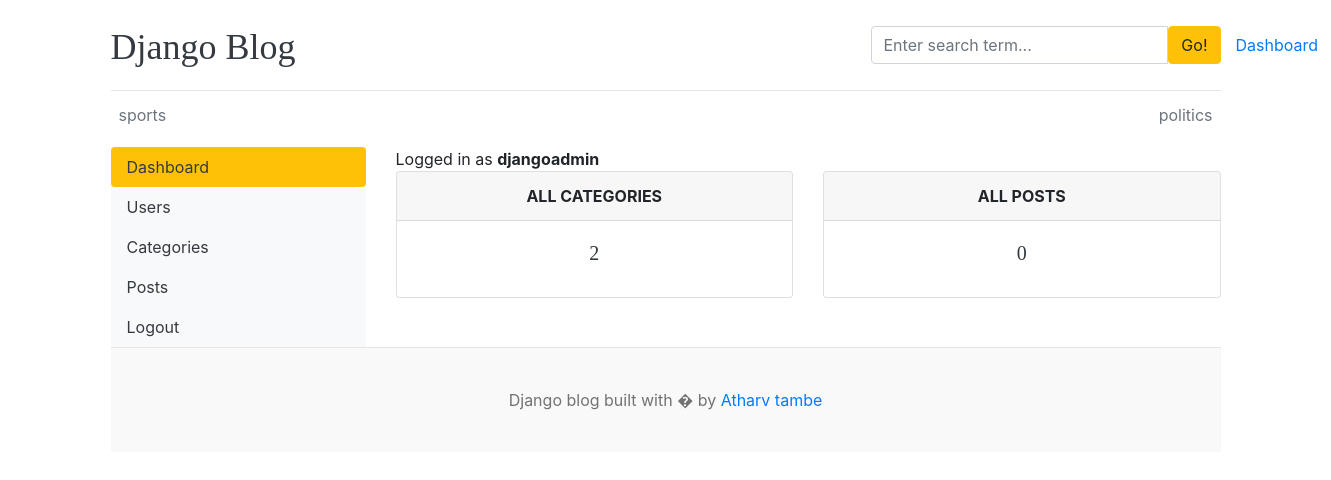
The app's page /dashboards/ (signed in), older data.
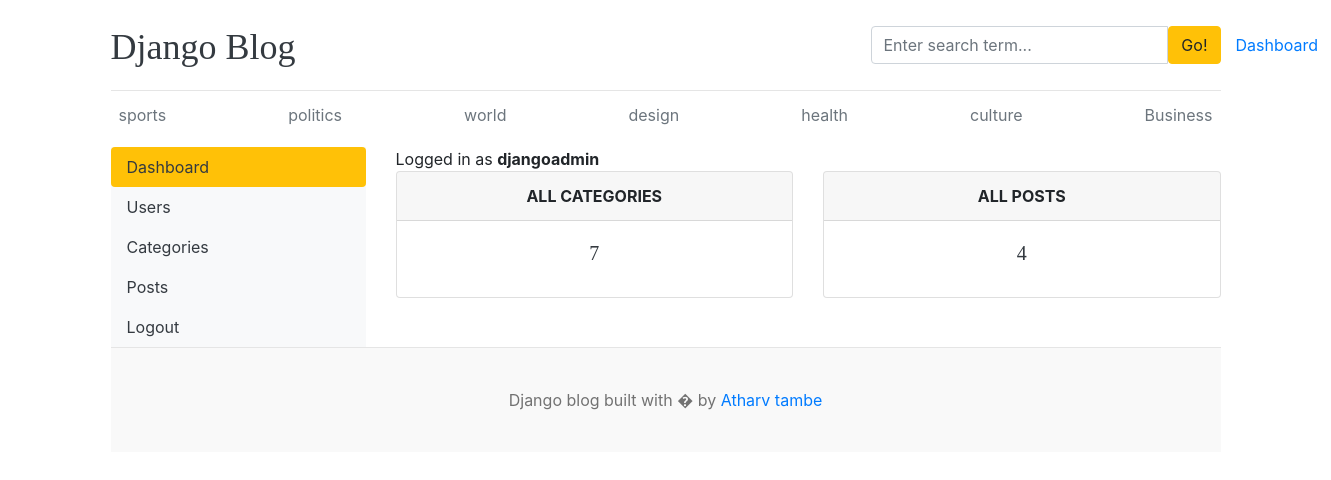
The same page, newer data.
### blog/models.py (models this page shows)
class category(models.Model):
    category_name = models.CharField(max_length=50 , unique=True)
    created_at = models.DateTimeField(auto_now_add=True)
    updated_at = models.DateTimeField(auto_now=True)
    class Meta:
        verbose_name_plural = "calegories"
    def __str__(self):
        return self.category_name

### dashboards/views.py (the view)
# urls.py: path('dashboards/',include('dashboards.urls')),
@login_required(login_url='login')
def dashboards(request):
    category_count = category.objects.all().count()
    blogs_count = Blog.objects.all().count()
    context = {
        'category_count' : category_count,
        'blogs_count' : blogs_count
    }
    return render(request,'dashboards/dashboards.html',context)

### blog/context_processors.py (called while the page is built)
def get_categories(request):
    categories = category.objects.all()
    return dict(categories=categories)

### templates/dashboards/dashboards.html
{% extends 'base.html' %}
{% block content %}
<div class="row">
    {% include 'dashboards/sidebar.html' %}
    <div class="col-md-9">
        <span>Logged in as <b>{{ user }}</b></span>
        <div class="row">
            <div class="col">
                <div class="card border-default mb-3">
                    <div class="card-header text-center text-uppercase font-weight-bold">All Categories</div>
                    <div class="card-body text-dark">
                        <h5 class="card-title text-center">{{ category_count }}</h5>
                    </div>
                </div>
            </div>
            <div class="col">
                <div class="card border-default mb-3">
                    <div class="card-header text-center text-uppercase font-weight-bold">All posts</div>
                    <div class="card-body text-dark">
                        <h5 class="card-title text-center">{{ blogs_count }}</h5>
                    </div>
                </div>
            </div>
        </div>
    </div>
</div>
{% endblock %}

### templates/base.html (shortened to what this page needs)
{% load static %}
<!DOCTYPE html>
<html lang="en">
<head>
    <link href="https://getbootstrap.com/docs/4.0/dist/css/bootstrap.min.css" rel="stylesheet">
    <link href="{% static 'css/blog.css' %}" rel="stylesheet">
    <link rel="stylesheet" href="https://cdnjs.cloudflare.com/ajax/libs/font-awesome/4.7.0/css/font-awesome.min.css">
  </head>
<body>
    <div class="container">
      <header class="blog-header py-3">
        <div class="row flex-nowrap justify-content-between align-items-center">
          <div class="col-8 pt-1">
            <a class="blog-header-logo text-dark" href="/">Django Blog</a>
          </div>
          <div class="col-4">
            <form action="{% url 'search' %}" method="GET">
              <div class="input-group">
                <input class="form-control" type="text" name="keyword" value="{{ keyword }}" placeholder="Enter search term..." aria-label="Enter search term..." aria-describedby="button-search" />
                <button type="submit" class="btn btn-warning" id="button-search" type="button">Go!</button>
            </div>
            </form>
          </div>
          <div class="col-le-6 d-flex justify-content-end align-items-center">
            {% if not user.is_authenticated %}
            <a class="btn btn-sm btn-warning" href="{% url 'login' %}">Login</a> &nbsp;
            <a class="btn btn-sm btn-outline-secondary" href="{% url 'register' %}">register</a>
            {% else %}
            <span><a href="{% url 'dashboard' %}">Dashboard</a></span>
            {% endif %}
          </div>
        </div>
      </header>
            <div class="nav-scroller py-1 mb-2">
        <nav class="nav d-flex justify-content-between">
          {% for i in categories %}
          <a class="p-2 text-muted" href="{% url 'post_by_category' i.id %}">{{ i }}</a>
          {% endfor %}
        </nav>
      </div>
{% block content %}
{% endblock %}
 <footer class="blog-footer">
  <p>Django blog built with � by <a href="">Atharv tambe</a></p>
</footer>
</body>
</html>

Row changes from the older to the newer data that the page shows:
added category: category_name "world"
added category: category_name "design"
added category: category_name "health"
added category: category_name "culture"
added category: category_name "Business"
Text that changed along with them:
{{ category_count }}: "2" → "7"
{{ blogs_count }}: "0" → "4"
